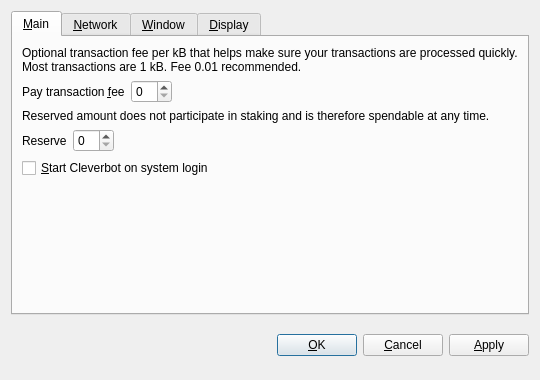
<?xml version="1.0" encoding="UTF-8"?>
<ui version="4.0">
 <class>OptionsDialog</class>
 <widget class="QDialog" name="OptionsDialog">
  <property name="geometry">
   <rect>
    <x>0</x>
    <y>0</y>
    <width>540</width>
    <height>380</height>
   </rect>
  </property>
  <property name="windowTitle">
   <string>Options</string>
  </property>
  <property name="modal">
   <bool>true</bool>
  </property>
  <layout class="QVBoxLayout" name="verticalLayout">
   <item>
    <widget class="QTabWidget" name="tabWidget">
     <property name="tabPosition">
      <enum>QTabWidget::North</enum>
     </property>
     <property name="currentIndex">
      <number>0</number>
     </property>
     <widget class="QWidget" name="tabMain">
      <attribute name="title">
       <string>&amp;Main</string>
      </attribute>
      <layout class="QVBoxLayout" name="verticalLayout_Main">
       <item>
        <widget class="QLabel" name="transactionFeeInfoLabel">
         <property name="text">
          <string>Optional transaction fee per kB that helps make sure your transactions are processed quickly. Most transactions are 1 kB. Fee 0.01 recommended.</string>
         </property>
         <property name="textFormat">
          <enum>Qt::PlainText</enum>
         </property>
         <property name="wordWrap">
          <bool>true</bool>
         </property>
        </widget>
       </item>
       <item>
        <layout class="QHBoxLayout" name="horizontalLayoutFee">
         <item>
          <widget class="QLabel" name="transactionFeeLabel">
           <property name="text">
            <string>Pay transaction &amp;fee</string>
           </property>
           <property name="textFormat">
            <enum>Qt::PlainText</enum>
           </property>
           <property name="buddy">
            <cstring>transactionFee</cstring>
           </property>
          </widget>
         </item>
         <item>
          <widget class="BitcoinAmountField" name="transactionFee"/>
         </item>
         <item>
          <spacer name="horizontalSpacerFee">
           <property name="orientation">
            <enum>Qt::Horizontal</enum>
           </property>
           <property name="sizeHint" stdset="0">
            <size>
             <width>40</width>
             <height>20</height>
            </size>
           </property>
          </spacer>
         </item>
        </layout>
       </item>
       <item>
        <widget class="QLabel" name="reserveBalanceInfoLabel">
         <property name="text">
          <string>Reserved amount does not participate in staking and is therefore spendable at any time.</string>
         </property>
         <property name="textFormat">
          <enum>Qt::PlainText</enum>
         </property>
         <property name="wordWrap">
          <bool>true</bool>
         </property>
        </widget>
       </item>
       <item>
        <layout class="QHBoxLayout" name="horizontalLayoutReserveBalance">
         <item>
          <widget class="QLabel" name="reserveBalanceLabel">
           <property name="text">
            <string>Reserve</string>
           </property>
           <property name="textFormat">
            <enum>Qt::PlainText</enum>
           </property>
           <property name="buddy">
            <cstring>reserveBalance</cstring>
           </property>
          </widget>
         </item>
         <item>
          <widget class="BitcoinAmountField" name="reserveBalance"/>
         </item>
         <item>
          <spacer name="horizontalSpacerReserveBalance">
           <property name="orientation">
            <enum>Qt::Horizontal</enum>
           </property>
           <property name="sizeHint" stdset="0">
            <size>
             <width>40</width>
             <height>20</height>
            </size>
           </property>
          </spacer>
         </item>
        </layout>
       </item>
       <item>
        <widget class="QCheckBox" name="bitcoinAtStartup">
         <property name="toolTip">
          <string>Automatically start Cleverbot after logging in to the system.</string>
         </property>
         <property name="text">
          <string>&amp;Start Cleverbot on system login</string>
         </property>
        </widget>
       </item>
       <item>
        <spacer name="verticalSpacer_Main">
         <property name="orientation">
          <enum>Qt::Vertical</enum>
         </property>
         <property name="sizeHint" stdset="0">
          <size>
           <width>20</width>
           <height>40</height>
          </size>
         </property>
        </spacer>
       </item>
      </layout>
     </widget>
     <widget class="QWidget" name="tabNetwork">
      <attribute name="title">
       <string>&amp;Network</string>
      </attribute>
      <layout class="QVBoxLayout" name="verticalLayout_Network">
       <item>
        <widget class="QCheckBox" name="mapPortUpnp">
         <property name="toolTip">
          <string>Automatically open the Cleverbot client port on the router. This only works when your router supports UPnP and it is enabled.</string>
         </property>
         <property name="text">
          <string>Map port using &amp;UPnP</string>
         </property>
        </widget>
       </item>
       <item>
        <widget class="QCheckBox" name="connectSocks">
         <property name="toolTip">
          <string>Connect to the Cleverbot network through a SOCKS proxy (e.g. when connecting through Tor).</string>
         </property>
         <property name="text">
          <string>&amp;Connect through SOCKS proxy:</string>
         </property>
        </widget>
       </item>
       <item>
        <layout class="QHBoxLayout" name="horizontalLayout_Network">
         <item>
          <widget class="QLabel" name="proxyIpLabel">
           <property name="text">
            <string>Proxy &amp;IP:</string>
           </property>
           <property name="textFormat">
            <enum>Qt::PlainText</enum>
           </property>
           <property name="buddy">
            <cstring>proxyIp</cstring>
           </property>
          </widget>
         </item>
         <item>
          <widget class="QValidatedLineEdit" name="proxyIp">
           <property name="maximumSize">
            <size>
             <width>140</width>
             <height>16777215</height>
            </size>
           </property>
           <property name="toolTip">
            <string>IP address of the proxy (e.g. 127.0.0.1)</string>
           </property>
          </widget>
         </item>
         <item>
          <widget class="QLabel" name="proxyPortLabel">
           <property name="text">
            <string>&amp;Port:</string>
           </property>
           <property name="textFormat">
            <enum>Qt::PlainText</enum>
           </property>
           <property name="buddy">
            <cstring>proxyPort</cstring>
           </property>
          </widget>
         </item>
         <item>
          <widget class="QLineEdit" name="proxyPort">
           <property name="maximumSize">
            <size>
             <width>55</width>
             <height>16777215</height>
            </size>
           </property>
           <property name="toolTip">
            <string>Port of the proxy (e.g. 9050)</string>
           </property>
          </widget>
         </item>
         <item>
          <widget class="QLabel" name="socksVersionLabel">
           <property name="text">
            <string>SOCKS &amp;Version:</string>
           </property>
           <property name="textFormat">
            <enum>Qt::PlainText</enum>
           </property>
           <property name="buddy">
            <cstring>socksVersion</cstring>
           </property>
          </widget>
         </item>
         <item>
          <widget class="QValueComboBox" name="socksVersion">
           <property name="toolTip">
            <string>SOCKS version of the proxy (e.g. 5)</string>
           </property>
          </widget>
         </item>
         <item>
          <spacer name="horizontalSpacer_Network">
           <property name="orientation">
            <enum>Qt::Horizontal</enum>
           </property>
           <property name="sizeHint" stdset="0">
            <size>
             <width>40</width>
             <height>20</height>
            </size>
           </property>
          </spacer>
         </item>
        </layout>
       </item>
       <item>
        <spacer name="verticalSpacer_Network">
         <property name="orientation">
          <enum>Qt::Vertical</enum>
         </property>
         <property name="sizeHint" stdset="0">
          <size>
           <width>20</width>
           <height>40</height>
          </size>
         </property>
        </spacer>
       </item>
      </layout>
     </widget>
     <widget class="QWidget" name="tabWindow">
      <attribute name="title">
       <string>&amp;Window</string>
      </attribute>
      <layout class="QVBoxLayout" name="verticalLayout_Window">
       <item>
        <widget class="QCheckBox" name="minimizeToTray">
         <property name="toolTip">
          <string>Show only a tray icon after minimizing the window.</string>
         </property>
         <property name="text">
          <string>&amp;Minimize to the tray instead of the taskbar</string>
         </property>
        </widget>
       </item>
       <item>
        <widget class="QCheckBox" name="minimizeOnClose">
         <property name="toolTip">
          <string>Minimize instead of exit the application when the window is closed. When this option is enabled, the application will be closed only after selecting Quit in the menu.</string>
         </property>
         <property name="text">
          <string>M&amp;inimize on close</string>
         </property>
        </widget>
       </item>
       <item>
        <spacer name="verticalSpacer_Window">
         <property name="orientation">
          <enum>Qt::Vertical</enum>
         </property>
         <property name="sizeHint" stdset="0">
          <size>
           <width>20</width>
           <height>40</height>
          </size>
         </property>
        </spacer>
       </item>
      </layout>
     </widget>
     <widget class="QWidget" name="tabDisplay">
      <attribute name="title">
       <string>&amp;Display</string>
      </attribute>
      <layout class="QVBoxLayout" name="verticalLayout_Display">
       <item>
        <layout class="QHBoxLayout" name="horizontalLayout_1_Display">
         <item>
          <widget class="QLabel" name="langLabel">
           <property name="text">
            <string>User Interface &amp;language:</string>
           </property>
           <property name="textFormat">
            <enum>Qt::PlainText</enum>
           </property>
           <property name="buddy">
            <cstring>lang</cstring>
           </property>
          </widget>
         </item>
         <item>
          <widget class="QValueComboBox" name="lang">
           <property name="toolTip">
            <string>The user interface language can be set here. This setting will take effect after restarting Cleverbot.</string>
           </property>
          </widget>
         </item>
        </layout>
       </item>
       <item>
        <layout class="QHBoxLayout" name="horizontalLayout_2_Display">
         <item>
          <widget class="QLabel" name="unitLabel">
           <property name="text">
            <string>&amp;Unit to show amounts in:</string>
           </property>
           <property name="textFormat">
            <enum>Qt::PlainText</enum>
           </property>
           <property name="buddy">
            <cstring>unit</cstring>
           </property>
          </widget>
         </item>
         <item>
          <widget class="QValueComboBox" name="unit">
           <property name="toolTip">
            <string>Choose the default subdivision unit to show in the interface and when sending coins.</string>
           </property>
          </widget>
         </item>
        </layout>
       </item>
       <item>
        <widget class="QCheckBox" name="coinControlFeatures">
         <property name="toolTip">
          <string>Whether to show coin control features or not.</string>
         </property>
         <property name="text">
          <string>Display coin &amp;control features (experts only!)</string>
         </property>
        </widget>
       </item>
       <item>
        <widget class="QCheckBox" name="minimizeCoinAge">
         <property name="toolTip">
          <string>Whether to select the coin outputs randomly or with minimal coin age.</string>
         </property>
         <property name="text">
          <string>Minimize weight consumption (experimental)</string>
         </property>
        </widget>
       </item>
       <item>
        <widget class="QCheckBox" name="useBlackTheme">
         <property name="text">
          <string>Use black visual theme (requires restart)</string>
         </property>
        </widget>
       </item>
       <item>
        <spacer name="verticalSpacer_Display">
         <property name="orientation">
          <enum>Qt::Vertical</enum>
         </property>
         <property name="sizeHint" stdset="0">
          <size>
           <width>20</width>
           <height>40</height>
          </size>
         </property>
        </spacer>
       </item>
      </layout>
     </widget>
    </widget>
   </item>
   <item>
    <layout class="QHBoxLayout" name="horizontalLayout_Buttons">
     <item>
      <spacer name="horizontalSpacer_1">
       <property name="orientation">
        <enum>Qt::Horizontal</enum>
       </property>
       <property name="sizeHint" stdset="0">
        <size>
         <width>40</width>
         <height>48</height>
        </size>
       </property>
      </spacer>
     </item>
     <item>
      <widget class="QLabel" name="statusLabel">
       <property name="font">
        <font>
         <weight>75</weight>
         <bold>true</bold>
        </font>
       </property>
       <property name="text">
        <string/>
       </property>
       <property name="textFormat">
        <enum>Qt::PlainText</enum>
       </property>
       <property name="wordWrap">
        <bool>true</bool>
       </property>
      </widget>
     </item>
     <item>
      <spacer name="horizontalSpacer_2">
       <property name="orientation">
        <enum>Qt::Horizontal</enum>
       </property>
       <property name="sizeHint" stdset="0">
        <size>
         <width>40</width>
         <height>48</height>
        </size>
       </property>
      </spacer>
     </item>
     <item>
      <widget class="QPushButton" name="okButton">
       <property name="text">
        <string>&amp;OK</string>
       </property>
      </widget>
     </item>
     <item>
      <widget class="QPushButton" name="cancelButton">
       <property name="text">
        <string>&amp;Cancel</string>
       </property>
       <property name="autoDefault">
        <bool>false</bool>
       </property>
      </widget>
     </item>
     <item>
      <widget class="QPushButton" name="applyButton">
       <property name="text">
        <string>&amp;Apply</string>
       </property>
       <property name="autoDefault">
        <bool>false</bool>
       </property>
      </widget>
     </item>
    </layout>
   </item>
  </layout>
 </widget>
 <customwidgets>
  <customwidget>
   <class>BitcoinAmountField</class>
   <extends>QSpinBox</extends>
   <header>bitcoinamountfield.h</header>
  </customwidget>
  <customwidget>
   <class>QValueComboBox</class>
   <extends>QComboBox</extends>
   <header>qvaluecombobox.h</header>
  </customwidget>
  <customwidget>
   <class>QValidatedLineEdit</class>
   <extends>QLineEdit</extends>
   <header>qvalidatedlineedit.h</header>
  </customwidget>
 </customwidgets>
 <resources/>
 <connections/>
</ui>
